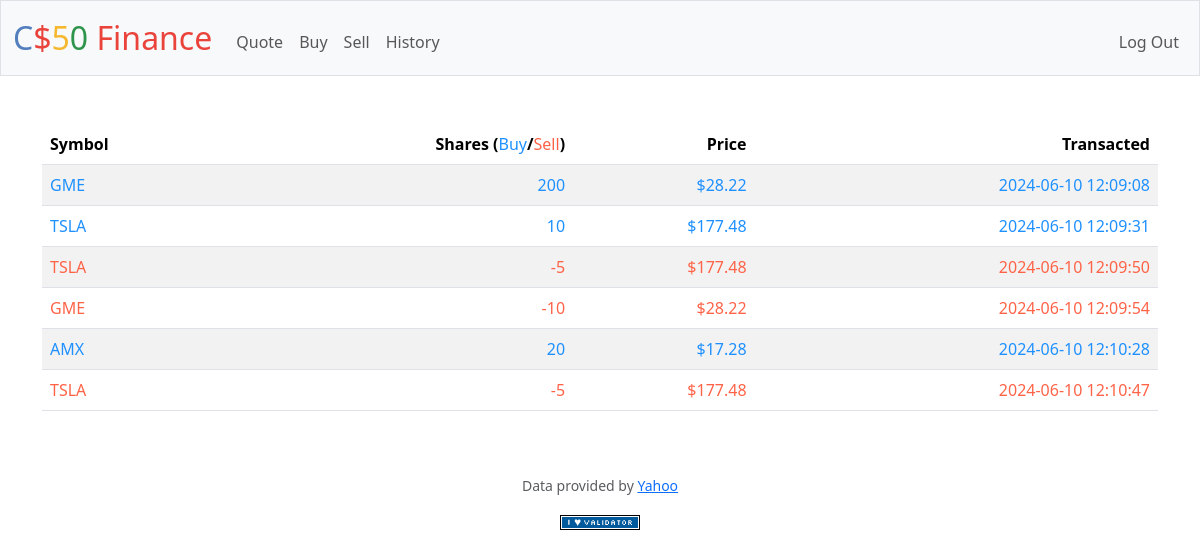
The page /history (signed in) on the database its author committed.
### tables this page shows
CREATE TABLE transactions (
    id INTEGER PRIMARY KEY AUTOINCREMENT, 
    userid INTEGER, 
    symbol TEXT, 
    shares INTEGER, 
    price NUMERIC, 
    datetime DEFAULT CURRENT_TIMESTAMP,
    FOREIGN KEY(userid) REFERENCES users(id)
);

### app.py (the view)
@app.route("/history")
@login_required
def history():
    rows = db.execute("SELECT * FROM transactions WHERE userid = ?;", session["user_id"])
    for row in rows:
        row["type"] = "buy" if row["shares"] > 0 else "sell"
    return render_template("history.html", entries=rows)

### app.py (called while the page is built)
@app.after_request
def after_request(response):
    response.headers["Cache-Control"] = "no-cache, no-store, must-revalidate"
    response.headers["Expires"] = 0
    response.headers["Pragma"] = "no-cache"
    return response

### helpers.py (called while the page is built)
def login_required(f):
    @wraps(f)
    def decorated_function(*args, **kwargs):
        if session.get("user_id") is None:
            return redirect("/login")
        return f(*args, **kwargs)
    return decorated_function

def usd(value):
    return f"${value:,.2f}"

### templates/history.html (shortened to what this page needs)
{% extends "layout.html" %}
{% block main %}
    <table class="table table-striped">
        <thead>
            <tr>
                <th class="text-start">Symbol</th>
                <th class="text-end">Shares (<span style="color:DodgerBlue; font-weight: normal;">Buy</span>/<span style="color:tomato; font-weight: normal;">Sell</span>)</th>
                <th class="text-end">Price</th>
                <th class="text-end">Transacted</th>
            </tr>
        </thead>
        <tbody>
            {% for entry in entries %}
                {% if entry.type == "buy" %}
                    <tr>
                        <td class="text-start" style="color:DodgerBlue;">{{ entry.symbol }}</td>
                        <td class="text-end" style="color:DodgerBlue;">{{ entry.shares }}</td>
                        <td class="text-end" style="color:DodgerBlue;">{{ entry.price | usd}}</td>
                        <td class="text-end" style="color:DodgerBlue;">{{ entry.datetime}}</td>
                    </tr>
                {% else %}
                    <tr style="color: tomato;">
                        <td class="text-start" style="color:tomato;">{{ entry.symbol }}</td>
                        <td class="text-end" style="color:tomato;">{{ entry.shares }}</td>
                        <td class="text-end" style="color:tomato;">{{ entry.price | usd}}</td>
                        <td class="text-end" style="color:tomato;">{{ entry.datetime}}</td>
                    </tr>
                {% endif %}
            {% endfor %}
        </tbody>
    </table>
{% endblock %}

### templates/layout.html (shortened to what this page needs)
<!DOCTYPE html>
<html lang="en">
    <head>
        <link href="https://cdn.jsdelivr.net/npm/bootstrap@5.3.3/dist/css/bootstrap.min.css" rel="stylesheet">
        <link href="/static/styles.css" rel="stylesheet">
    </head>
    <body>
        <nav class="bg-light border navbar navbar-expand-md navbar-light">
            <div class="container-fluid">
                <a class="navbar-brand" href="/"><span class="blue">C</span><span class="red">$</span><span class="yellow">5</span><span class="green">0</span> <span class="red">Finance</span></a>
                <div class="collapse navbar-collapse" id="navbar">
                    {% if session["user_id"] %}
                        <ul class="navbar-nav me-auto mt-2">
                            <li class="nav-item"><a class="nav-link" href="/quote">Quote</a></li>
                            <li class="nav-item"><a class="nav-link" href="/buy">Buy</a></li>
                            <li class="nav-item"><a class="nav-link" href="/sell">Sell</a></li>
                            <li class="nav-item"><a class="nav-link" href="/history">History</a></li>
                        </ul>
                        <ul class="navbar-nav ms-auto mt-2">
                            <li class="nav-item"><a class="nav-link" href="/logout">Log Out</a></li>
                        </ul>
                    {% else %}
                        <ul class="navbar-nav ms-auto mt-2">
                            <li class="nav-item"><a class="nav-link" href="/register">Register</a></li>
                            <li class="nav-item"><a class="nav-link" href="/login">Log In</a></li>
                        </ul>
                    {% endif %}
                </div>
            </div>
        </nav>
        <main class="container py-5 text-center">
            {% block main %}{% endblock %}
        </main>
        <footer class="mb-5">
            <p class="mb-3 small text-center text-muted">
                Data provided by <a href="https://finance.yahoo.com/">Yahoo</a>
            </p>
            <form action="https://validator.w3.org/check" class="text-center" enctype="multipart/form-data" method="post" target="_blank">
                <input alt="Validate" src="/static/I_heart_validator.png" type="image">
            </form>
        </footer>
    </body>
</html>

### static/styles.css (style rules this page uses)
nav .navbar-brand { font-size: xx-large; }
nav .navbar-brand .blue { color: #537fbe; }
nav .navbar-brand .red { color: #ea433b; }
nav .navbar-brand .yellow { color: #f5b82e; }
nav .navbar-brand .green { color: #2e944b; }

### rows shown on the page
transactions: symbol "GME", shares "200", price "$28.22", datetime "2024-06-10 12:09:08"
transactions: symbol "TSLA", shares "10", price "$177.48", datetime "2024-06-10 12:09:31"
transactions: symbol "TSLA", shares "-5", price "$177.48", datetime "2024-06-10 12:09:50"
transactions: symbol "GME", shares "-10", price "$28.22", datetime "2024-06-10 12:09:54"
transactions: symbol "AMX", shares "20", price "$17.28", datetime "2024-06-10 12:10:28"
transactions: symbol "TSLA", shares "-5", price "$177.48", datetime "2024-06-10 12:10:47"
